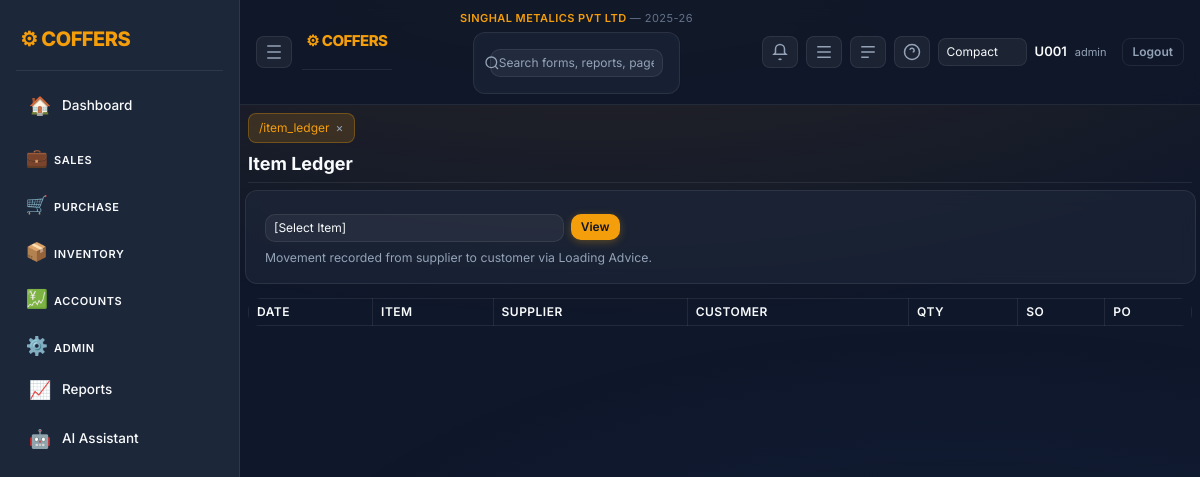
Page /item_ledger (signed in) on the committed database.
### tables this page shows
CREATE TABLE company_mast(
          company_id INTEGER PRIMARY KEY AUTOINCREMENT,
          company_name TEXT,
          short_name TEXT,
          gstin TEXT,
          address TEXT,
          city TEXT,
          state TEXT
        , group_name TEXT, company_logo TEXT, app_logo TEXT);

CREATE TABLE financial_years(
          fy_id INTEGER PRIMARY KEY AUTOINCREMENT,
          company_id INTEGER,
          fy_name TEXT,
          start_date TEXT,
          end_date TEXT
        );

### app.py (the view, shortened to what this page needs)
@app.route("/item_ledger")
def item_ledger():
    if "user" not in session:
        return redirect("/")
    con = db()
    items = con.execute("SELECT item_id,item_name FROM item_mast ORDER BY item_name").fetchall()
    selected_item = request.args.get("item_id", "")
    rows = []
    return render_template("item_ledger.html", items=items, selected_item=selected_item, rows=rows)

### app.py (called while the page is built)
def today():
    return date.today().isoformat()

def db():
    con = getattr(g, "_db", None)
    if con is None:
        con = sqlite3.connect(DB)
        con.row_factory = sqlite3.Row
        g._db = con
    return con

def ensure_company_context(con):
    ensure_company_core(con)
    row = con.execute("SELECT company_id,company_name FROM company_mast ORDER BY company_id LIMIT 1").fetchone()
    if row and "company_id" not in session:
        session["company_id"] = row["company_id"]
        session["company_name"] = row["company_name"]
    company_id = session.get("company_id")
    if company_id:
        fy = con.execute("""
            SELECT fy_id,fy_name,start_date,end_date
            FROM financial_years
            WHERE company_id=?
            ORDER BY start_date
        """, (company_id,)).fetchone()
        if fy:
            session.setdefault("fy_id", fy["fy_id"])
            session.setdefault("fy_name", fy["fy_name"])
            session.setdefault("fy_start", fy["start_date"])
            session.setdefault("fy_end", fy["end_date"])

@app.before_request
def enforce_login():
    open_endpoints = {
        "login",
        "logout",
        "static",
        "so_preview", "so_accept", "so_decline",
        "la_preview", "la_accept", "la_decline",
        "po_preview", "po_accept", "po_decline",
        "two_factor",
        "public_rates",
    }
    if request.endpoint in open_endpoints or request.endpoint is None:
        return
    if "user" not in session:
        return redirect("/")
    con = db()
    ensure_company_context(con)
    now = int(time.time())
    last = session.get("last_seen", now)
    if now - last > 1800:
        session.clear()
        return redirect("/")
    session["last_seen"] = now

### templates/item_ledger.html (shortened to what this page needs)
{% extends "base.html" %}
{% block content %}
<h3>Item Ledger</h3>
<form method="get" class="row g-2 mb-3">
  <div class="col-12 col-md-4">
    <select name="item_id" class="form-control">
      <option value="">[Select Item]</option>
    </select>
  </div>
  <div class="col-12 col-md-2">
    <button class="btn btn-primary">View</button>
  </div>
  <div class="col-12 text-muted small">
    Movement recorded from supplier to customer via Loading Advice.
  </div>
</form>
<div class="table-responsive">
  <table class="table table-sm table-bordered">
    <thead>
      <tr>
        <th>Date</th>
        <th>Item</th>
        <th>Supplier</th>
        <th>Customer</th>
        <th>Qty</th>
        <th>SO</th>
        <th>PO</th>
      </tr>
    </thead>
  </table>
</div>
{% endblock %}

### templates/base.html (shortened to what this page needs)
<!doctype html>
<html lang="en">
<head>
<link href="https://cdn.jsdelivr.net/npm/bootstrap@5.3.2/dist/css/bootstrap.min.css" rel="stylesheet">
<link href="/static/css/style.css" rel="stylesheet">
</head>
<body>
{% set logged_in = session.user is defined and session.user %}
{% if logged_in %}
  <div class="layout">
    <aside class="sidebar">
      <div class="brand">⚙ COFFERS</div>
      <nav class="menu">
        {% set path = request.path if request else '' %}
        <a href="/dashboard" class="menu-item {% if path.startswith('/dashboard') %}active{% endif %}" title="Dashboard"><span class="icon">🏠</span><span class="label">Dashboard</span></a>
        <div class="menu-group">
          <button class="menu-title collapsible" data-target="group-sales">
            <span class="icon">💼</span><span class="label">Sales</span>
          </button>
        </div>
        <div class="menu-group">
          <button class="menu-title collapsible" data-target="group-purchase">
            <span class="icon">🛒</span><span class="label">Purchase</span>
          </button>
        </div>
        <div class="menu-group">
          <button class="menu-title collapsible" data-target="group-inventory">
            <span class="icon">📦</span><span class="label">Inventory</span>
          </button>
        </div>
        <div class="menu-group">
          <button class="menu-title collapsible" data-target="group-accounts">
            <span class="icon">💹</span><span class="label">Accounts</span>
          </button>
        </div>
        <div class="menu-group">
          <button class="menu-title collapsible" data-target="group-admin">
            <span class="icon">⚙️</span><span class="label">Admin</span>
          </button>
        </div>
        <a href="/control_report" class="menu-item {% if path.startswith('/control_report') %}active{% endif %}" title="Reports"><span class="icon">📈</span><span class="label">Reports</span></a>
        <a href="/ai" class="menu-item {% if path.startswith('/ai') %}active{% endif %}" title="AI Assistant"><span class="icon">🤖</span><span class="label">AI Assistant</span></a>
      </nav>
    </aside>
    <main class="main">
      <header class="topbar">
        <div class="top-left">
          <button class="icon-btn" id="collapseBtn" title="Collapse Sidebar">
            <svg xmlns="http://www.w3.org/2000/svg" width="18" height="18" viewBox="0 0 24 24" fill="none" stroke="currentColor" stroke-width="2"><path d="M3 4h18M3 12h18M3 20h18"/></svg>
          </button>
          <div class="brand" style="font-size:15px">⚙ COFFERS</div>
        </div>
        <div class="top-center">
          <div style="font-size:11px;color:#f59e0b;font-weight:600;letter-spacing:0.04em;margin-bottom:3px">
            {{ session.company_name or 'Company not set' }}
            {% if session.fy_name %}<span style="color:#64748b;font-weight:400"> &mdash; {{ session.fy_name }}</span>{% endif %}
          </div>
          <form class="search-wrap" method="get" action="/search">
            <svg class="search-icon" xmlns="http://www.w3.org/2000/svg" width="16" height="16" viewBox="0 0 24 24" fill="none" stroke="currentColor" stroke-width="2"><circle cx="11" cy="11" r="8"/><path d="m21 21-4.3-4.3"/></svg>
            <input class="search" name="q" placeholder="Search forms, reports, pages…" value="{{ request.args.get('q','') if request else '' }}">
          </form>
        </div>
        <div class="top-right">
          <a href="/notifications" class="icon-btn" id="notifBtn" title="Notifications">
            <svg xmlns="http://www.w3.org/2000/svg" width="18" height="18" viewBox="0 0 24 24" fill="none" stroke="currentColor" stroke-width="2"><path d="M6 8a6 6 0 1 1 12 0v5l2 2H4l2-2Z"/><path d="M13.73 21a2 2 0 0 1-3.46 0"/></svg>
          </a>
          <button class="icon-btn" id="rightToggle" title="AI Pane">
            <svg xmlns="http://www.w3.org/2000/svg" width="18" height="18" viewBox="0 0 24 24" fill="none" stroke="currentColor" stroke-width="2"><path d="M3 5h18M3 12h18M3 19h18"/></svg>
          </button>
          <button class="icon-btn" id="bottomToggle" title="Console">
            <svg xmlns="http://www.w3.org/2000/svg" width="18" height="18" viewBox="0 0 24 24" fill="none" stroke="currentColor" stroke-width="2"><path d="M3 5h18M3 12h18M3 19h10"/></svg>
          </button>
          <div class="dropdown">
            <button class="icon-btn" id="helpBtn">
              <svg xmlns="http://www.w3.org/2000/svg" width="18" height="18" viewBox="0 0 24 24" fill="none" stroke="currentColor" stroke-width="2"><circle cx="12" cy="12" r="10"/><path d="M9.09 9a3 3 0 0 1 5.83 1c0 1.5-1 2-2 2"/><path d="M12 17h.01"/></svg>
            </button>
          </div>
          <select id="densitySelect" class="form-select form-select-sm" style="max-width:120px">
            <option value="compact" {% if session.default_density=='compact' %}selected{% endif %}>Compact</option>
          </select>
          <div class="user">
            <span class="user-name">{{session.user or ''}}</span>
            <span class="user-role">{{session.role or ''}}</span>
            <a href="/logout" class="btn btn-sm btn-outline-light ms-2">Logout</a>
          </div>
        </div>
      </header>
      <section class="content">
        <div id="tabsBar" class="tabs"></div>
{% endif %}
        {% block content %}{% endblock %}
{% if logged_in %}
      </section>
    </main>
  </div>
{% endif %}
</body>
</html>

### rows in the picture
company_mast: company_name "SINGHAL METALICS PVT LTD"
financial_years: fy_name "2025-26"

### other values in the picture
{{ session.user or '' }} "U001"
{{ session.role or '' }} "admin"
